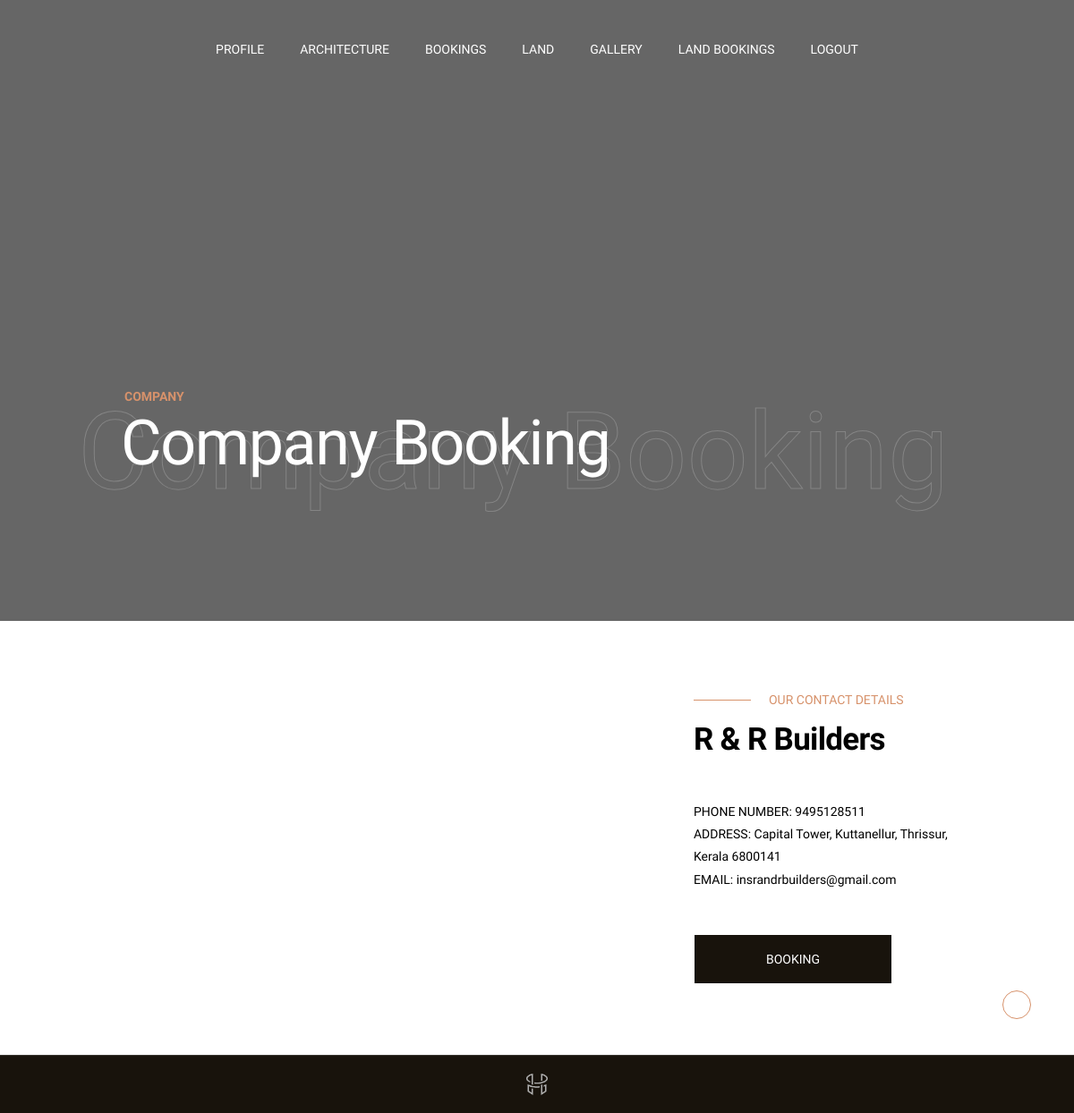
The page /user/company_single.php?c_id=1&cccid=2 (signed in) on the database its author committed.
### tables this page shows
CREATE TABLE IF NOT EXISTS `company_registration` (
  `c_id` int(30) NOT NULL AUTO_INCREMENT,
  `cl_id` int(30) NOT NULL,
  `c_companyname` varchar(100) NOT NULL,
  `c_address` varchar(100) NOT NULL,
  `c_email` varchar(100) NOT NULL,
  `c_password` varchar(100) NOT NULL,
  `c_phonenumber` varchar(100) NOT NULL,
  `map` text NOT NULL,
  `pincode` int(6) NOT NULL,
  `c_file` varchar(100) NOT NULL,
  PRIMARY KEY (`c_id`)
);

### user/company_single.php (the view, shortened to what this page needs)
<?php
include 'uheader.php';
  ?>
 <?php
  $c_id=$_GET['c_id'];
include('../database.php');
?>
      <div class="content-wrapper  js-content-wrapper">
        <section class="page-masthead">
          <div data-parallax="0.6" class="page-masthead__bg">
          </div>
          <div class="container">
            <div class="page-masthead__content">
              <div class="row justify-content-between md:justify-content-center align-items-center">
                <div class="col-lg-9 col-md-10">
                  <div data-anim="slide-up delay-1">
                    <div class="page-masthead__subtitle">company</div>
                    <div class="page-masthead__back_title">Company Booking</div>
                    <h1 class="page-masthead__title text-white">Company Booking</h1>
                  </div>
                </div>
              </div>
            </div>
          </div>
        </section>
        <section class="layout-pt-md layout-pb-md">
          <div class="container">
            <div class="row y-gap-60">
              <div class="col-lg-7">
                <div class="shopSingle-preview js-shop-slider">
                  <div class="shopSingle-preview__imageList js-slider-pagination">
                  </div>
                </div>
              </div>
               <?php
                  $result = $con->query("select * from company_registration WHERE c_id=$c_id");
                               while($row= mysqli_fetch_array($result))
                                 {
                                 ?>
              <div class="col-xl-4 col-lg-4 offset-lg-1">
                <div class="md:pt-40 md:pb-40">
                  <div class="sectionHeading -left-line">
                    <span class="sectionHeading__subtitle">OUR CONTACT DETAILS</span>
                    <h2 class="sectionHeading__title"><?php echo $row['c_companyname'];?></h2>
                  </div>
                  <div class="text-sm text-black leading-4xl mt-48 md:mt-16">
                    <p>PHONE NUMBER: <?php echo $row['c_phonenumber'];?></p>
                    <p>ADDRESS: <?php echo $row['c_address'];?></p>
                    <p>EMAIL: <?php echo $row['c_email'];?></p>
                    <br>
                  </div>
                  <div class="socialsSection mt-24">
                   <div class="col-auto">
                    <form action="booking_form.php" method="post">
                      <input type="submit" name="Booking" value="Booking" class="button -md -dark text-white">
                    </form>
                    </div>
                  </div>
                </div>
              </div>
             <?php }
                   ?>
            </div>
          </div>
        </section>
       <?php
include 'ufooter.php';
?>

### rows shown on the page
company_registration: c_companyname "R & R Builders", c_phonenumber "9495128511", c_address "Capital Tower, Kuttanellur, Thrissur, Kerala 6800141", c_email "insrandrbuilders@gmail.com"
